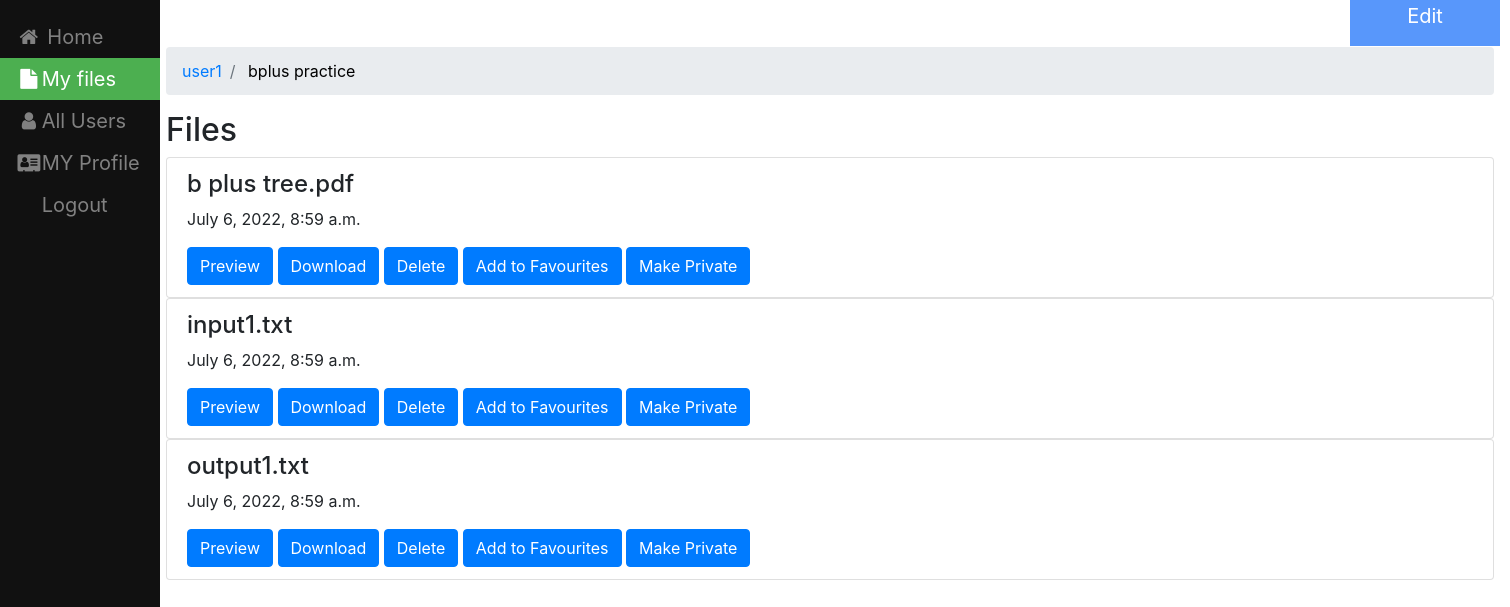
The app's page /folder/2/ (signed in) with its own data.
### filesharing/models.py (models this page shows, shortened)
class Folder(models.Model):
    name=models.CharField(max_length=100,null=True,blank=True)
    user=models.ForeignKey(User,on_delete=models.CASCADE, default=None)
    linkedfolder=models.ForeignKey("self",null=True,on_delete=models.CASCADE,blank=True)
    def __str__(self):
        return  self.name

class File(models.Model):
    name = models.CharField(max_length=100,null=True,blank=True)
    file=models.FileField(upload_to=user_directory_path)
    created_on = models.DateTimeField(auto_now_add=True)
    user = models.ForeignKey(User,on_delete=models.CASCADE, default=None)
    folder=models.ForeignKey(Folder,null=True,on_delete=models.CASCADE,blank=True)
    isprivate = models.BooleanField(default=False)
    def __str__(self):
        return self.name

### filesharing/views.py (the view)
# urls.py: path('folder/<int:folder_id>/', views.user_details, name='user-linked-files'),
def user_details(request,folder_id):
    f = fav.objects.filter(user=request.user)
    files = f
    fi = set(())
    fold = set(())
    for i in range(len(files)):
        if files[i].sfile:
            fi.add(files[i].sfile.id)
        elif files[i].sfolder:
            fold.add(files[i].sfolder.id)
    folder = get_object_or_404(Folder,pk=folder_id)
    files = folder.file_set.all()
    folders = folder.folder_set.all()
    print(files,folders)
    favfiles=[]
    notfavfiles=[]
    favfolders=[]
    notfavfolders=[]
    for i in range(len(files)):
        if files[i].id in fi :
            favfiles.append(files[i])
        else:
             notfavfiles.append(files[i])
    for i in range(len(folders)):
        if folders[i].id in fold :
            favfolders.append(folders[i])
        else:
             notfavfolders.append(folders[i])
    temp = folder
    parent_list = []
    parent_list.append(temp)
    while temp.linkedfolder:
        parent = temp.linkedfolder
        parent_list.append(parent)
        temp = parent
    active_folder = parent_list[0]
    parent_list.reverse()
    print(notfavfiles,favfiles)
    context={'folder':folder,'folders':favfolders,'notfavfolders':notfavfolders,'files':favfiles,'notfav':notfavfiles,'folder_id':folder_id,'parent_list':parent_list,'active_folder':active_folder}
    return render(request,'filesharing/user_linkedfiles.html',context)

### templates/filesharing/user_linkedfiles.html (shortened to what this page needs)
{% load static %}
<!DOCTYPE html>
<html lang="en" dir="ltr">
  <head>
    <link rel="stylesheet" type="text/css" href="{%  static "css/styles.css" %}"/>
    <link rel="stylesheet" href="https://cdnjs.cloudflare.com/ajax/libs/font-awesome/4.7.0/css/font-awesome.min.css">
    <link rel="stylesheet" href="https://maxcdn.bootstrapcdn.com/bootstrap/4.0.0/css/bootstrap.min.css">
  </head>
</head>
  <body>
<div class="sidebar">
  <a href="{% url 'filesharing:home1' %}"><i class="fa fa-fw fa-home"></i> Home</a>
  <a  class="active" href="{% url 'filesharing:My_Files' %}"><i class="fa fa-fw fa-file"></i>My files</a>
  <a  href="{% url 'filesharing:allusers' %}"><i class="fa fa-fw fa-user"></i>All Users</a>
  <a href="{% url 'createdprofile' %}"><i class="fa fa-fw fa-address-card"></i>MY Profile</a>
  <a href="{% url 'logout' %}">Logout</a>
</div>
<div class="dropdown">
  <button class="dropbtn">Edit </button>
</div>
<div class="content">
 <ol class="breadcrumb">
  <li class="breadcrumb-item"> <a href="{% url 'filesharing:My_Files' %}"> {{ user.username }} </a> </li>
  {% for parent in parent_list %}
    {% if parent is not active_folder %}
      <li class="breadcrumb-item"> <a href="{% url 'filesharing:user-linked-files' parent.id %}"> {{ parent }}</a> </li>
    {% else %}
    <li class="breadcrumb-item active" aria-current="page"><a href="{% url 'filesharing:user-linked-files' parent.id %}" style="color:black"> {{ parent }}</a></li>
    {% endif %}
  {% endfor %}
</ol>
  {%  if notfav or files  %}
  <h2> Files</h2>
  {% endif %}
{% for file in notfav %}
        <div class="list-group">
             <div class="list-group-item">
                 <h4 class="list-group-item-text">{{ file.name}}</h4>
                  <p class="list-group-item-text">{{ file.created_on}}</p>
                <td> <a class="list-group-item-text" href="{{ file.file.url }}" target="_blank"><button type="button" class="btn btn-primary">Preview</button> </a> </td>
                 <a class="list-group-item-text" href="{{ file.file.url }}" target="_blank" download><button type="button" class="btn btn-primary">Download</button></a>
               <a class="list-group-item-text" href="{% url 'filesharing:delete' file.pk %}" ><button type="button" class="btn btn-primary">Delete</button></a>
                 <a class="list-group-item-text" href="{% url 'filesharing:starredfile' file.pk  %}" ><button type="button" class="btn btn-primary">Add to Favourites</button></a>
                 {% if file.isprivate %}
                    <a class="list-group-item-text" href="{% url 'filesharing:makepublic' file.pk %}" ><button type="button" class="btn btn-primary">Make Public</button></a>
                 {% else %}
                     <a class="list-group-item-text" href="{% url 'filesharing:makeprivate' file.pk %}" ><button type="button" class="btn btn-primary">Make Private</button></a>
                  {% endif %}
             </div>
        </div>
 {% endfor %}
</div>
  </body>
</html>

### static/css/styles.css (style rules this page uses)
.sidebar { height: 100%; width: 160px; position: fixed; z-index: 1; top: 0; left: 0; background-color: #111; overflow-x: hidden; padding-top: 16px; }
.sidebar a { padding: 6px 8px 6px 16px; text-decoration: none; font-size: 20px; color: #818181; display: block; }
.sidebar a.active { background-color: #4CAF50; color: white; }
div.content { margin-left: 150px; padding: 1px 16px; height: 2000px; }

### templates/filesharing/user_linkedfiles.html (style rules this page uses)
.dropbtn { margin-left: 1350px; background-color: #5897fb ; color: white; width: 150px; padding-bottom: 15px; font-size: 20px; text-align:center; border: none; }
.dropdown { position: relative; display: inline-block; }

### records on screen
Folder: name "bplus practice"
File: name "b plus tree.pdf", created_on "July 6, 2022, 8:59 a.m.", isprivate "Make Private"
File: name "input1.txt", created_on "July 6, 2022, 8:59 a.m.", isprivate "Make Private"
File: name "output1.txt", created_on "July 6, 2022, 8:59 a.m.", isprivate "Make Private"

### other values on screen
{{ user.username }} "user1"
